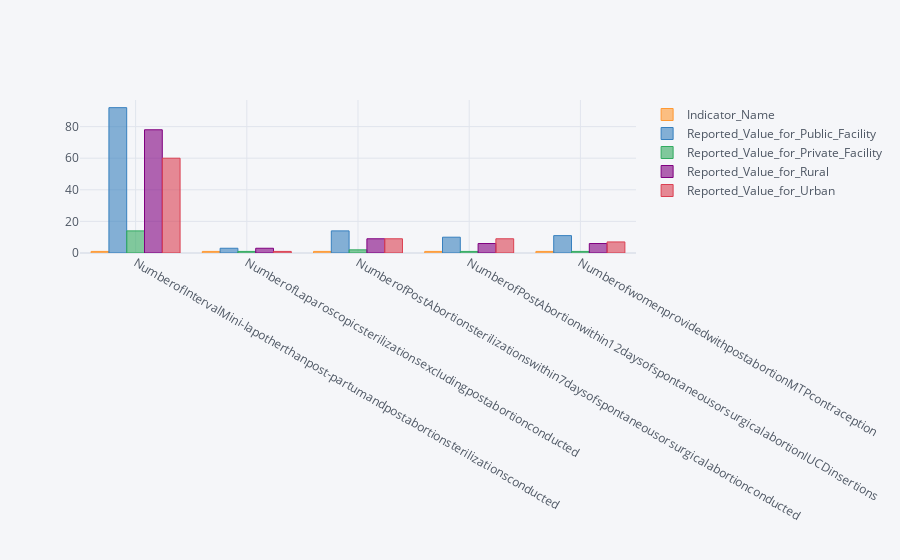

This figure's notebook cell:
### Markdown cell above
## Abortion cases

### Code cell
df_abort=df_abort.groupby(['Indicator_Name']).nunique()
df_abort=df_abort.drop(['Sub-District','Indicator_Code','Code_And_Section'],axis=1)
df_abort.iplot(kind="bar")

### Figure 1 — Plotly figure (JSON) as saved in the notebook; plotly's stock layout.template omitted (floating-point values rounded to 4 significant figures)
{"data": [{"marker": {"color": "rgba(255, 153, 51, 0.6)", "line": {"color": "rgba(255, 153, 51, 1.0)", "width": 1}}, "name": "Indicator_Name", "orientation": "v", "text": "", "type": "bar", "x": ["NumberofIntervalMini-lapotherthanpost-partumandpostabortionsterilizationsconducted", "NumberofLaparoscopicsterilizationsexcludingpostabortionconducted", "NumberofPostAbortionsterilizationswithin7daysofspontaneousorsurgicalabortionconducted", "NumberofPostAbortionwithin12daysofspontaneousorsurgicalabortionIUCDinsertions", "NumberofwomenprovidedwithpostabortionMTPcontraception"], "y": [1, 1, 1, 1, 1]}, {"marker": {"color": "rgba(55, 128, 191, 0.6)", "line": {"color": "rgba(55, 128, 191, 1.0)", "width": 1}}, "name": "Reported_Value_for_Public_Facility", "orientation": "v", "text": "", "type": "bar", "x": ["NumberofIntervalMini-lapotherthanpost-partumandpostabortionsterilizationsconducted", "NumberofLaparoscopicsterilizationsexcludingpostabortionconducted", "NumberofPostAbortionsterilizationswithin7daysofspontaneousorsurgicalabortionconducted", "NumberofPostAbortionwithin12daysofspontaneousorsurgicalabortionIUCDinsertions", "NumberofwomenprovidedwithpostabortionMTPcontraception"], "y": [92, 3, 14, 10, 11]}, {"marker": {"color": "rgba(50, 171, 96, 0.6)", "line": {"color": "rgba(50, 171, 96, 1.0)", "width": 1}}, "name": "Reported_Value_for_Private_Facility", "orientation": "v", "text": "", "type": "bar", "x": ["NumberofIntervalMini-lapotherthanpost-partumandpostabortionsterilizationsconducted", "NumberofLaparoscopicsterilizationsexcludingpostabortionconducted", "NumberofPostAbortionsterilizationswithin7daysofspontaneousorsurgicalabortionconducted", "NumberofPostAbortionwithin12daysofspontaneousorsurgicalabortionIUCDinsertions", "NumberofwomenprovidedwithpostabortionMTPcontraception"], "y": [14, 1, 2, 1, 1]}, {"marker": {"color": "rgba(128, 0, 128, 0.6)", "line": {"color": "rgba(128, 0, 128, 1.0)", "width": 1}}, "name": "Reported_Value_for_Rural", "orientation": "v", "text": "", "type": "bar", "x": ["NumberofIntervalMini-lapotherthanpost-partumandpostabortionsterilizationsconducted", "NumberofLaparoscopicsterilizationsexcludingpostabortionconducted", "NumberofPostAbortionsterilizationswithin7daysofspontaneousorsurgicalabortionconducted", "NumberofPostAbortionwithin12daysofspontaneousorsurgicalabortionIUCDinsertions", "NumberofwomenprovidedwithpostabortionMTPcontraception"], "y": [78, 3, 9, 6, 6]}, {"marker": {"color": "rgba(219, 64, 82, 0.6)", "line": {"color": "rgba(219, 64, 82, 1.0)", "width": 1}}, "name": "Reported_Value_for_Urban", "orientation": "v", "text": "", "type": "bar", "x": ["NumberofIntervalMini-lapotherthanpost-partumandpostabortionsterilizationsconducted", "NumberofLaparoscopicsterilizationsexcludingpostabortionconducted", "NumberofPostAbortionsterilizationswithin7daysofspontaneousorsurgicalabortionconducted", "NumberofPostAbortionwithin12daysofspontaneousorsurgicalabortionIUCDinsertions", "NumberofwomenprovidedwithpostabortionMTPcontraception"], "y": [60, 1, 9, 9, 7]}], "layout": {"legend": {"bgcolor": "#F5F6F9", "font": {"color": "#4D5663"}}, "paper_bgcolor": "#F5F6F9", "plot_bgcolor": "#F5F6F9", "title": {"font": {"color": "#4D5663"}}, "xaxis": {"gridcolor": "#E1E5ED", "showgrid": true, "tickfont": {"color": "#4D5663"}, "title": {"font": {"color": "#4D5663"}, "text": ""}, "zerolinecolor": "#E1E5ED"}, "yaxis": {"gridcolor": "#E1E5ED", "showgrid": true, "tickfont": {"color": "#4D5663"}, "title": {"font": {"color": "#4D5663"}, "text": ""}, "zerolinecolor": "#E1E5ED"}}}
